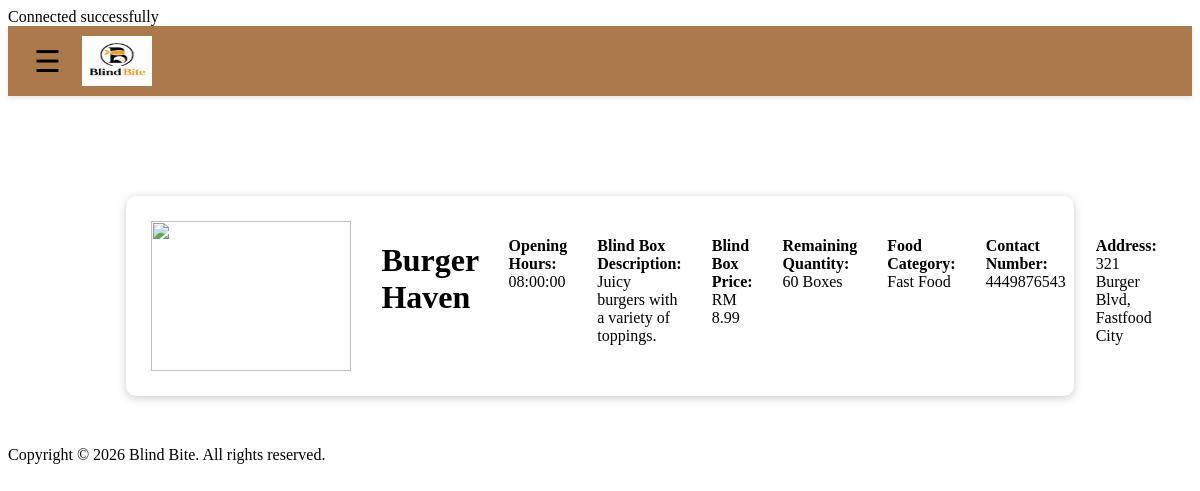
/pages/details.php?restaurant=Burger+Haven, run on the app's committed database.
### tables this page shows
CREATE TABLE restaurants (
    restaurant_name VARCHAR(100) PRIMARY KEY,
    restaurant_address VARCHAR(100) NOT NULL UNIQUE,
    restaurant_opening_hours TIME NOT NULL,
    restaurant_phone_number VARCHAR(20) NOT NULL UNIQUE,
    blind_box_price DECIMAL(10,2) NOT NULL,
    blind_box_description TEXT NOT NULL,
    blind_box_remaining_quantity INT NOT NULL,
    blind_box_food_category TEXT NOT NULL
);

### pages/details.php (the view, shortened to what this page needs)
<?php
include '../config/db_connect.php';
$restaurant_name = isset($_GET['restaurant']) ? $_GET['restaurant'] : '';
$sql = "SELECT * FROM restaurants WHERE restaurant_name = ?";
$stmt = $conn->prepare($sql);
$stmt->bind_param("s", $restaurant_name);
$stmt->execute();
$result = $stmt->get_result();
if ($result->num_rows === 1) {
    $restaurant = $result->fetch_assoc();
} else {
    $restaurant = null;
}
include '../includes/header.php';
include '../includes/navigation.php';
?>
<main class="details-page">
    <div class="details-card">
        <img src="../images/BBbox.png" width="200" height="150">
        <?php if ($restaurant) : ?>
            <h1><?php echo htmlspecialchars($restaurant['restaurant_name']); ?></h1>
            <p><strong>Opening Hours:</strong> <?php echo htmlspecialchars($restaurant['restaurant_opening_hours']); ?></p>
            <p><strong>Blind Box Description:</strong> <?php echo htmlspecialchars($restaurant['blind_box_description']); ?></p>
            <p><strong>Blind Box Price:</strong> RM <?php echo number_format($restaurant['blind_box_price'], 2); ?></p>
            <p><strong>Remaining Quantity:</strong> <?php echo htmlspecialchars($restaurant['blind_box_remaining_quantity']); ?> Boxes</p>
            <p><strong>Food Category:</strong> <?php echo htmlspecialchars($restaurant['blind_box_food_category']); ?></p>
            <p><strong>Contact Number:</strong> <?php echo htmlspecialchars($restaurant['restaurant_phone_number']); ?></p>
            <p><strong>Address:</strong> <?php echo htmlspecialchars($restaurant['restaurant_address']); ?></p>
        <?php else : ?>
            <h1>Restaurant not found</h1>
        <?php endif; ?>
    </div>
</main>
<?php include '../includes/footer.php'; ?>

### includes/header.php (shortened to what this page needs)
<!DOCTYPE html>
<html lang="en">
<head>
    <link rel="stylesheet" href="../css/style.css">
</head>
<body>

### includes/navigation.php (shortened to what this page needs)
<header class="top-header">
    <button class="menu-btn" onclick="toggleMenu()">☰</button>
    <a href="../index.php" class="logo">
        <img src="../images/BBlogo.png" width="70" height="900">
    </a>
</header>

### includes/footer.php (shortened to what this page needs)
<footer>
  Copyright &copy; <?php echo date('Y'); ?> Blind Bite. All rights reserved.
</footer>
</body>
</html>

### css/style.css (style rules this page uses)
.top-header { display:flex; align-items:center; height:70px; padding:0 20px; background:#ab794b; box-shadow:0 2px 5px rgba(0,0,0,0.1); }
.menu-btn { font-size:30px; border:none; background:none; cursor:pointer; }
.logo img { height:50px; margin-left:15px; background: transparent; }
.details-page { width: 80%; max-width: 1000px; margin: 100px auto 50px; }
.details-card { display: flex; gap: 30px; background: #ffffff; border-radius: 10px; padding: 25px; box-shadow: 0 2px 10px rgba(0,0,0,0.2); }

### data on the page
restaurants: restaurant_name "Burger Haven", restaurant_opening_hours "08:00:00", blind_box_description "Juicy burgers with a variety of toppings.", blind_box_price "8.99", blind_box_remaining_quantity "60", blind_box_food_category "Fast Food", restaurant_phone_number "4449876543", restaurant_address "321 Burger Blvd, Fastfood City"
